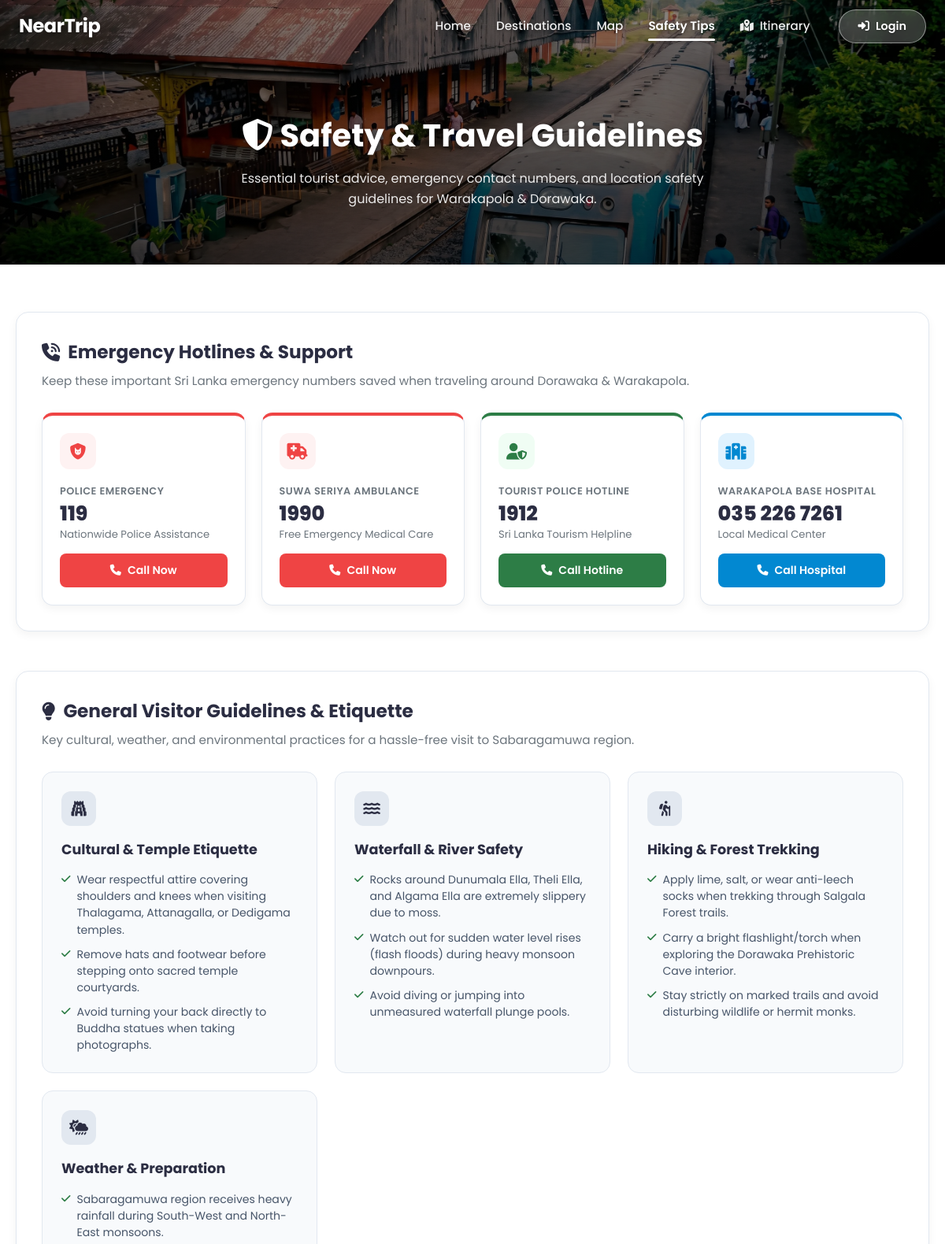
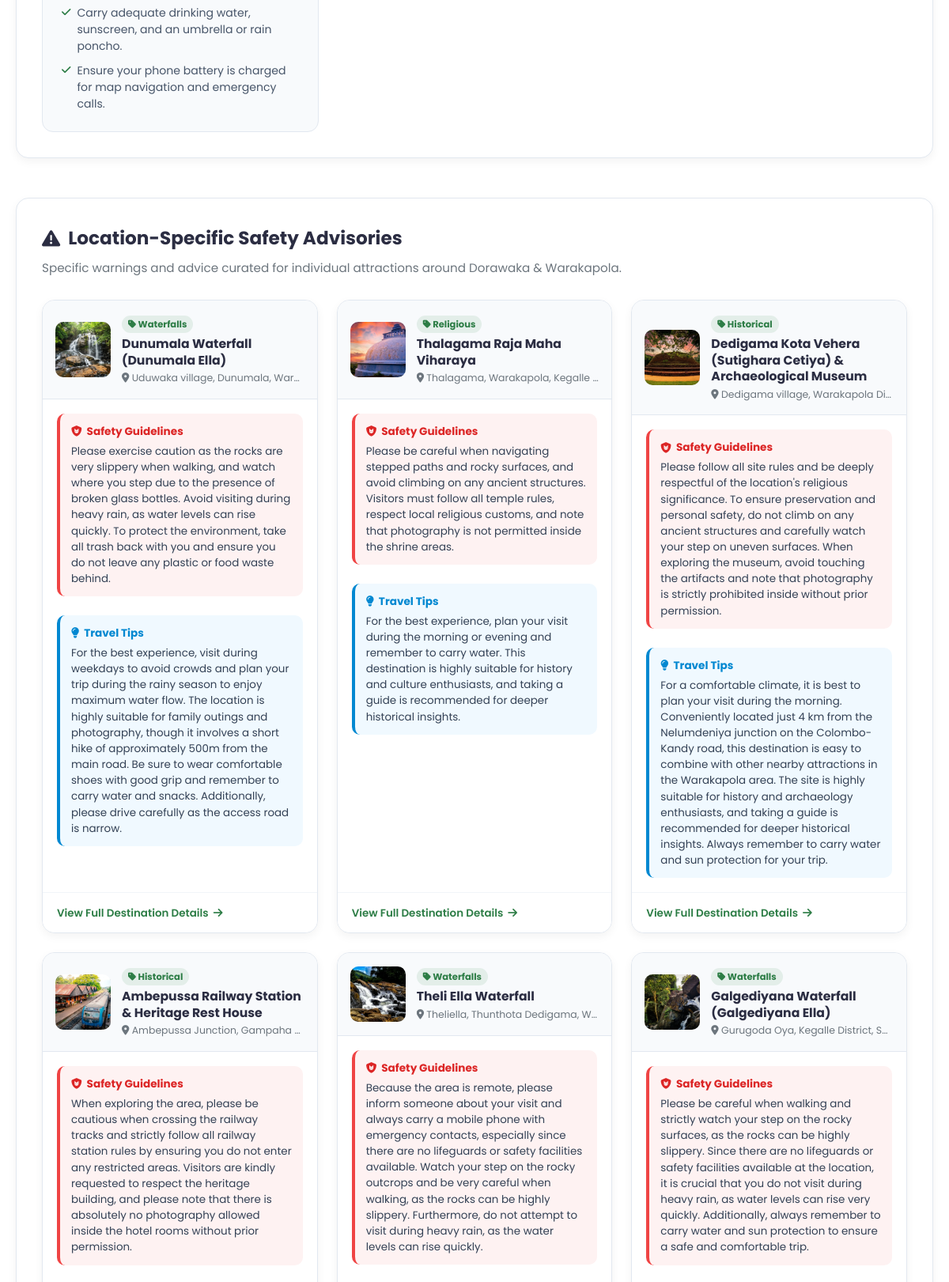
/safety.php (upper part), run on the app's committed database (2 pictures, top to bottom).
### tables this page shows
CREATE TABLE `attraction` (
  `attraction_id` int(11) NOT NULL,
  `category_id` int(11) DEFAULT NULL,
  `admin_id` int(11) DEFAULT NULL,
  `name` varchar(100) DEFAULT NULL,
  `description` text DEFAULT NULL,
  `location` varchar(255) DEFAULT NULL,
  `latitude` decimal(10,8) DEFAULT NULL COMMENT 'GPS latitude coordinate',
  `longitude` decimal(11,8) DEFAULT NULL COMMENT 'GPS longitude coordinate',
  `opening_hours` varchar(100) DEFAULT NULL COMMENT 'Opening hours of the attraction',
  `entrance_fee` varchar(100) DEFAULT NULL COMMENT 'Entrance fee (can be "Free" or amount)',
  `facilities` text DEFAULT NULL COMMENT 'Available facilities (parking, restrooms, etc.)',
  `travel_tips` text DEFAULT NULL COMMENT 'Travel tips for visitors',
  `safety_guidelines` text DEFAULT NULL COMMENT 'Safety guidelines for visitors',
  `image_url` varchar(255) DEFAULT NULL COMMENT 'Path to attraction image'
);

CREATE TABLE `category` (
  `category_id` int(11) NOT NULL,
  `category_name` varchar(50) DEFAULT NULL
);

### safety.php (the view, shortened to what this page needs)
<?php
include_once __DIR__ . '/includes/header.php';
$attractionSafetyList = array();
$sql = "SELECT a.attraction_id, a.name, a.location, a.safety_guidelines, a.travel_tips, a.image_url, c.category_name
        FROM `attraction` a
        LEFT JOIN `category` c ON a.category_id = c.category_id
        ORDER BY a.`attraction_id` ASC";
$result = $conn->query($sql);
if ($result && $result->num_rows > 0) {
    while ($row = $result->fetch_assoc()) {
        $attractionSafetyList[] = $row;
    }
}
?>
<section class="page-hero">
    <div>
        <h1 class="page-hero-title"><i class="fas fa-shield-halved"></i> Safety & Travel Guidelines</h1>
        <p class="page-hero-subtext">Essential tourist advice, emergency contact numbers, and location safety guidelines for Warakapola & Dorawaka.</p>
    </div>
</section>
<main class="why-choose-us" style="padding: 60px 20px;">
    <div class="section-container" style="max-width: 1200px;">
        <div class="safety-section-block">
            <div class="safety-section-header">
                <h2><i class="fas fa-phone-volume text-danger"></i> Emergency Hotlines & Support</h2>
                <p>Keep these important Sri Lanka emergency numbers saved when traveling around Dorawaka & Warakapola.</p>
            </div>
            <div class="emergency-grid">
                <div class="emergency-card danger">
                    <div class="emergency-icon"><i class="fas fa-shield-cat"></i></div>
                    <div class="emergency-info">
                        <span class="emergency-label">Police Emergency</span>
                        <h3 class="emergency-number">119</h3>
                        <p class="emergency-sub">Nationwide Police Assistance</p>
                    </div>
                    <a href="tel:119" class="btn-emergency-call"><i class="fas fa-phone"></i> Call Now</a>
                </div>
                <div class="emergency-card danger">
                    <div class="emergency-icon"><i class="fas fa-truck-medical"></i></div>
                    <div class="emergency-info">
                        <span class="emergency-label">Suwa Seriya Ambulance</span>
                        <h3 class="emergency-number">1990</h3>
                        <p class="emergency-sub">Free Emergency Medical Care</p>
                    </div>
                    <a href="tel:1990" class="btn-emergency-call"><i class="fas fa-phone"></i> Call Now</a>
                </div>
                <div class="emergency-card primary">
                    <div class="emergency-icon"><i class="fas fa-user-shield"></i></div>
                    <div class="emergency-info">
                        <span class="emergency-label">Tourist Police Hotline</span>
                        <h3 class="emergency-number">1912</h3>
                        <p class="emergency-sub">Sri Lanka Tourism Helpline</p>
                    </div>
                    <a href="tel:1912" class="btn-emergency-call primary"><i class="fas fa-phone"></i> Call Hotline</a>
                </div>
                <div class="emergency-card info">
                    <div class="emergency-icon"><i class="fas fa-hospital"></i></div>
                    <div class="emergency-info">
                        <span class="emergency-label">Warakapola Base Hospital</span>
                        <h3 class="emergency-number">035 226 7261</h3>
                        <p class="emergency-sub">Local Medical Center</p>
                    </div>
                    <a href="tel:+94352267261" class="btn-emergency-call info"><i class="fas fa-phone"></i> Call Hospital</a>
                </div>
            </div>
        </div>
        <div class="safety-section-block" style="margin-top: 50px;">
            <div class="safety-section-header">
                <h2><i class="fas fa-lightbulb text-warning"></i> General Visitor Guidelines & Etiquette</h2>
                <p>Key cultural, weather, and environmental practices for a hassle-free visit to Sabaragamuwa region.</p>
            </div>
            <div class="tips-category-grid">
                <div class="tip-cat-card">
                    <div class="tip-cat-icon"><i class="fas fa-gopuram"></i></div>
                    <h3>Cultural & Temple Etiquette</h3>
                    <ul>
                        <li><i class="fas fa-check"></i> Wear respectful attire covering shoulders and knees when visiting Thalagama, Attanagalla, or Dedigama temples.</li>
                        <li><i class="fas fa-check"></i> Remove hats and footwear before stepping onto sacred temple courtyards.</li>
                        <li><i class="fas fa-check"></i> Avoid turning your back directly to Buddha statues when taking photographs.</li>
                    </ul>
                </div>
                <div class="tip-cat-card">
                    <div class="tip-cat-icon"><i class="fas fa-water"></i></div>
                    <h3>Waterfall & River Safety</h3>
                    <ul>
                        <li><i class="fas fa-check"></i> Rocks around Dunumala Ella, Theli Ella, and Algama Ella are extremely slippery due to moss.</li>
                        <li><i class="fas fa-check"></i> Watch out for sudden water level rises (flash floods) during heavy monsoon downpours.</li>
                        <li><i class="fas fa-check"></i> Avoid diving or jumping into unmeasured waterfall plunge pools.</li>
                    </ul>
                </div>
                <div class="tip-cat-card">
                    <div class="tip-cat-icon"><i class="fas fa-person-hiking"></i></div>
                    <h3>Hiking & Forest Trekking</h3>
                    <ul>
                        <li><i class="fas fa-check"></i> Apply lime, salt, or wear anti-leech socks when trekking through Salgala Forest trails.</li>
                        <li><i class="fas fa-check"></i> Carry a bright flashlight/torch when exploring the Dorawaka Prehistoric Cave interior.</li>
                        <li><i class="fas fa-check"></i> Stay strictly on marked trails and avoid disturbing wildlife or hermit monks.</li>
                    </ul>
                </div>
                <div class="tip-cat-card">
                    <div class="tip-cat-icon"><i class="fas fa-cloud-sun-rain"></i></div>
                    <h3>Weather & Preparation</h3>
                    <ul>
                        <li><i class="fas fa-check"></i> Sabaragamuwa region receives heavy rainfall during South-West and North-East monsoons.</li>
                        <li><i class="fas fa-check"></i> Carry adequate drinking water, sunscreen, and an umbrella or rain poncho.</li>
                        <li><i class="fas fa-check"></i> Ensure your phone battery is charged for map navigation and emergency calls.</li>
                    </ul>
                </div>
            </div>
        </div>
        <div class="safety-section-block" style="margin-top: 50px;">
            <div class="safety-section-header">
                <h2><i class="fas fa-triangle-exclamation text-danger"></i> Location-Specific Safety Advisories</h2>
                <p>Specific warnings and advice curated for individual attractions around Dorawaka & Warakapola.</p>
            </div>
            <div class="location-safety-grid">
                <?php foreach ($attractionSafetyList as $item):
                    $rawImg = !empty($item['image_url']) ? $item['image_url'] : 'assets/hero.webp';
                    $cleanImg = ltrim($rawImg, '/');
                    $imagePath = file_exists(__DIR__ . '/' . $cleanImg) ? $cleanImg : 'assets/hero.webp';
                ?>
                    <div class="location-safety-card">
                        <div class="loc-safety-header">
                            <img src="<?php echo htmlspecialchars($imagePath); ?>" alt="<?php echo htmlspecialchars($item['name']); ?>" class="loc-safety-img">
                            <div class="loc-safety-title-box">
                                <?php if (!empty($item['category_name'])): ?>
                                    <span class="loc-cat-badge"><i class="fas fa-tag"></i> <?php echo htmlspecialchars($item['category_name']); ?></span>
                                <?php endif; ?>
                                <h3>
                                    <a href="details.php?id=<?php echo $item['attraction_id']; ?>">
                                        <?php echo htmlspecialchars($item['name']); ?>
                                    </a>
                                </h3>
                                <p class="loc-address"><i class="fas fa-location-dot"></i> <?php echo htmlspecialchars($item['location']); ?></p>
                            </div>
                        </div>
                        <div class="loc-safety-body">
                            <?php if (!empty($item['safety_guidelines'])): ?>
                                <div class="safety-box-alert">
                                    <h4 class="box-title danger"><i class="fas fa-shield-cat"></i> Safety Guidelines</h4>
                                    <p><?php echo nl2br(htmlspecialchars($item['safety_guidelines'])); ?></p>
                                </div>
                            <?php endif; ?>
                            <?php if (!empty($item['travel_tips'])): ?>
                                <div class="safety-box-alert info" style="margin-top: 12px;">
                                    <h4 class="box-title info"><i class="fas fa-lightbulb"></i> Travel Tips</h4>
                                    <p><?php echo nl2br(htmlspecialchars($item['travel_tips'])); ?></p>
                                </div>
                            <?php endif; ?>
                        </div>
                        <div class="loc-safety-footer">
                            <a href="details.php?id=<?php echo $item['attraction_id']; ?>" class="btn-view-loc-details">
                                View Full Destination Details <i class="fas fa-arrow-right"></i>
                            </a>
                        </div>
                    </div>
                <?php endforeach; ?>
            </div>
        </div>
    </div>
</main>
<?php
include_once __DIR__ . '/includes/footer.php';
?>

### data on the page
attraction: image_url (picture), category.category_name "Waterfalls", name "Dunumala Waterfall (Dunumala Ella)", location "Uduwaka village, Dunumala, War…", safety_guidelines "Please exercise caution as the rocks are very slippery when walking, and watch where you step due to the presence of broken glass bottles. Avoid visiting during heavy rain, as water levels can rise quickly. To protect the environment, take all trash back with you and ensure you do not leave any plastic or food waste behind.", travel_tips "For the best experience, visit during weekdays to avoid crowds and plan your trip during the rainy season to enjoy maximum water flow. The location is highly suitable for family outings and photography, though it involves a short hike of approximately 500m from the main road. Be sure to wear comfortable shoes with good grip and remember to carry water and snacks. Additionally, please drive carefully as the access road is narrow."
attraction: image_url (picture), category.category_name "Religious", name "Thalagama Raja Maha Viharaya", location "Thalagama, Warakapola, Kegalle…", safety_guidelines "Please be careful when navigating stepped paths and rocky surfaces, and avoid climbing on any ancient structures. Visitors must follow all temple rules, respect local religious customs, and note that photography is not permitted inside the shrine areas.", travel_tips "For the best experience, plan your visit during the morning or evening and remember to carry water. This destination is highly suitable for history and culture enthusiasts, and taking a guide is recommended for deeper historical insights."
attraction: image_url (picture), category.category_name "Historical", name "Dedigama Kota Vehera (Sutighara Cetiya) & Archaeological Museum", location "Dedigama village, Warakapola Di…", safety_guidelines "Please follow all site rules and be deeply respectful of the location's religious significance. To ensure preservation and personal safety, do not climb on any ancient structures and carefully watch your step on uneven surfaces. When exploring the museum, avoid touching the artifacts and note that photography is strictly prohibited inside without prior permission.", travel_tips "For a comfortable climate, it is best to plan your visit during the morning. Conveniently located just 4 km from the Nelumdeniya junction on the Colombo-Kandy road, this destination is easy to combine with other nearby attractions in the Warakapola area. The site is highly suitable for history and archaeology enthusiasts, and taking a guide is recommended for deeper historical insights. Always remember to carry water and sun protection for your trip."
attraction: image_url (picture), category.category_name "Historical", name "Ambepussa Railway Station & Heritage Rest House", location "Ambepussa Junction, Gampaha…", safety_guidelines "When exploring the area, please be cautious when crossing the railway tracks and strictly follow all railway station rules by ensuring you do not enter any restricted areas. Visitors are kindly requested to respect the heritage building, and please note that there is absolutely no photography allowed inside the hotel rooms without prior permission."
attraction: image_url (picture), category.category_name "Waterfalls", name "Theli Ella Waterfall", location "Theliella, Thunthota Dedigama, W…", safety_guidelines "Because the area is remote, please inform someone about your visit and always carry a mobile phone with emergency contacts, especially since there are no lifeguards or safety facilities available. Watch your step on the rocky outcrops and be very careful when walking, as the rocks can be highly slippery. Furthermore, do not attempt to visit during heavy rain, as the water levels can rise quickly."
attraction: image_url (picture), category.category_name "Waterfalls", name "Galgediyana Waterfall (Galgediyana Ella)", location "Gurugoda Oya, Kegalle District, S…", safety_guidelines "Please be careful when walking and strictly watch your step on the rocky surfaces, as the rocks can be highly slippery. Since there are no lifeguards or safety facilities available at the location, it is crucial that you do not visit during heavy rain, as water levels can rise very quickly. Additionally, always remember to carry water and sun protection to ensure a safe and comfortable trip."
